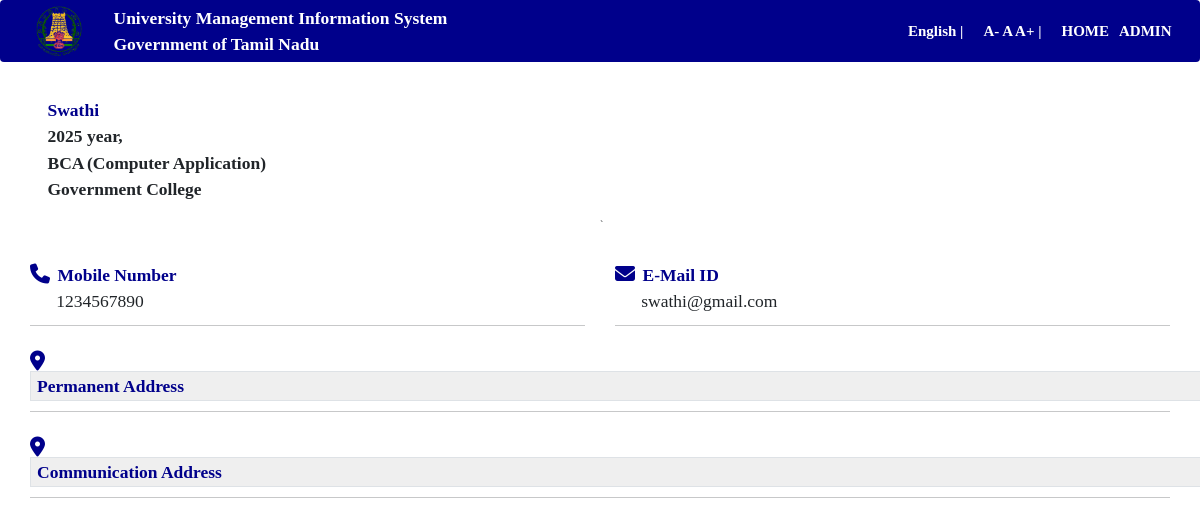
Screenshot of /contact.php?uid=2 with the database file from the repository.
### tables this page shows
CREATE TABLE IF NOT EXISTS `umis_info` (
  `uid` int(11) NOT NULL AUTO_INCREMENT,
  `sname` varchar(20) NOT NULL,
  `aname` varchar(20) NOT NULL,
  `password` varchar(20) NOT NULL,
  `aadhaar` varchar(20) NOT NULL,
  `emis` varchar(20) NOT NULL,
  `dob` varchar(10) NOT NULL,
  `gender` varchar(10) NOT NULL,
  `nationality` varchar(10) NOT NULL,
  `religion` varchar(10) NOT NULL,
  `community` varchar(10) NOT NULL,
  `caste` varchar(20) NOT NULL,
  `blood` varchar(10) NOT NULL,
  `graduate` varchar(10) NOT NULL,
  `quota` varchar(10) NOT NULL,
  `abled` varchar(10) NOT NULL,
  `mobile` varchar(15) NOT NULL,
  `email` varchar(30) NOT NULL,
  `pcountry` varchar(30) NOT NULL,
  `pstate` varchar(30) NOT NULL,
  `plocation` varchar(30) NOT NULL,
  `pdistrict` varchar(30) NOT NULL,
  `ptaluk` varchar(30) NOT NULL,
  `pvillage` varchar(50) NOT NULL,
  `pblock` varchar(30) NOT NULL,
  `ppanchayat` varchar(30) NOT NULL,
  `paddress` text NOT NULL,
  `ccountry` varchar(30) NOT NULL,
  `cstate` varchar(30) NOT NULL,
  `clocation` varchar(30) NOT NULL,
  `cdistrict` varchar(30) NOT NULL,
  `ctaluk` varchar(30) NOT NULL,
  `cvillage` varchar(50) NOT NULL,
  `cpanchayat` varchar(30) NOT NULL,
  `cward` varchar(10) NOT NULL,
  `caddress` text NOT NULL,
  `cjoin` varchar(10) NOT NULL,
  `cstream` varchar(20) NOT NULL,
  `cctype` varchar(20) NOT NULL,
  `ccourse` varchar(20) NOT NULL,
  `cbranch` varchar(30) NOT NULL,
  `cmedium` varchar(15) NOT NULL,
  `cmode` varchar(20) NOT NULL,
  `cadmission` varchar(20) NOT NULL,
  `cad_type` varchar(20) NOT NULL,
  `ccounselling` varchar(20) NOT NULL,
  `crollno` varchar(20) NOT NULL,
  `clateral` varchar(10) NOT NULL,
  `chosteller` varchar(10) NOT NULL,
  `cinstitute` varchar(50) NOT NULL,
  `cyear` varchar(10) NOT NULL,
  `pjoin` varchar(20) NOT NULL,
  `pstream` varchar(20) NOT NULL,
  `pctype` varchar(20) NOT NULL,
  `pcourse` varchar(20) NOT NULL,
  `pbranch` varchar(30) NOT NULL,
  `pmedium` varchar(20) NOT NULL,
  `pmode` varchar(20) NOT NULL,
  `padmission` varchar(20) NOT NULL,
  `pad_type` varchar(20) NOT NULL,
  `prollno` varchar(20) NOT NULL,
  `plateral` varchar(10) NOT NULL,
  `phosteller` varchar(10) NOT NULL,
  `pinstitute` varchar(30) NOT NULL,
  `pyear` varchar(10) NOT NULL,
  `fname` varchar(20) NOT NULL,
  `foccup` varchar(30) NOT NULL,
  `mname` varchar(20) NOT NULL,
  `moccup` varchar(30) NOT NULL,
  `guardian` varchar(20) NOT NULL,
  `orphan` varchar(10) NOT NULL,
  `income` varchar(20) NOT NULL,
  `phno` varchar(20) NOT NULL,
  `accno` varchar(30) NOT NULL,
  `ifsc` varchar(50) NOT NULL,
  `bname` varchar(20) NOT NULL,
  `bbranch` varchar(20) NOT NULL,
  `city` varchar(20) NOT NULL,
  `acctype` varchar(15) NOT NULL,
  `e_name` varchar(20) NOT NULL,
  `e_aname` varchar(20) NOT NULL,
  `e_gender` varchar(10) NOT NULL,
  `e_nationality` varchar(20) NOT NULL,
  `e_religion` varchar(20) NOT NULL,
  `e_community` varchar(20) NOT NULL,
  `e_communityno` varchar(20) NOT NULL,
  `e_caste` varchar(20) NOT NULL,
  `e_graduate` varchar(10) NOT NULL,
  `e_fname` varchar(20) NOT NULL,
  `e_mname` varchar(20) NOT NULL,
  `e_income` varchar(10) NOT NULL,
  `e_incomeno` varchar(20) NOT NULL,
  PRIMARY KEY (`uid`)
);

### contact.php (the view, shortened to what this page needs)
<html>
	<?php
		include "head.php";
		include "config.php";
	?>
<body>
<div class="row">
	<div class="col-md-12">
		<?php include "nav.php";?>
	</div>
</div>
<div class="col-md-12"><br>
		<?php
			$sql="select * from umis_info where uid='{$_GET["uid"]}'";
			$res=$con->query($sql);
			if($res->num_rows>0)
			{
				$rec=$res->fetch_assoc();
			}
		?>
		<form method="post" action="<?php echo $_SERVER["REQUEST_URI"];?>">
		<div class="form-group col-md-12 ">
			<span class="fs-3 fw-bold" style="font-family:Cambria; color:darkblue" >&ensp;&ensp;<?php echo "{$rec["sname"]}";?></span><br>
			<span class="fs-3 fw-bold" style="font-family:Cambria;" >&ensp;&ensp;<?php echo "{$rec["cyear"]}";?> year,</span><br>
			<span class="fs-3 fw-bold" style="font-family:Cambria;" >&ensp;&ensp;<?php echo "{$rec["ccourse"]}";?></span>
			<span class="fs-3 fw-bold" style="font-family:Cambria;" ><?php echo "({$rec["cbranch"]})";?></span><br>
			<span class="fs-3 fw-bold" style="font-family:Cambria;" >&ensp;&ensp;<?php echo "{$rec["cinstitute"]}";?></span>
		</div>
		`<div class="form-group col-md-6 "><br><br><br>
			<span class="fa fa-phone fs-2" style="color:darkblue;"></span>&ensp;
			<span class="fs-3 fw-bold" style="font-family:Cambria; color:darkblue">Mobile Number</span>
			<p class="fs-3" style="font-family:Cambria;">&ensp;&ensp;&ensp;<?php echo "{$rec["mobile"]}";?></p><hr>
		</div>
		<div class="form-group col-md-6"><br><br>
			<span class="fa fa-envelope fs-2" style="color:darkblue;"></span>&ensp;
			<span class="fs-3 fw-bold" style="font-family:Cambria; color:darkblue">E-Mail ID</span>&ensp;
			<p class="fs-3" style="font-family:Cambria;" >&ensp;&ensp;&ensp;<?php echo "{$rec["email"]}";?></p><hr>
		</div>
		<div class="form-group col-md-12">
			<span class="fa fa-map-marker-alt fs-2" style="color:darkblue; "></span>
			<div class="dropdown">
				<button class="dropdown-toggle border" data-toggle="dropdown" ><span class="fs-3 fw-bold" style="font-family:Cambria; color:darkblue; padding-right:1120px">Permanent Address</span></button>
			</div>
		<hr>
		</div>
		<div class="form-group col-md-12">
			<span class="fa fa-map-marker-alt fs-2" style="color:darkblue; "></span>
			<div class="dropdown">
				<button class="dropdown-toggle border" data-toggle="dropdown"><span class="fs-3 fw-bold" style="font-family:Cambria; color:darkblue; padding-right:1080px">Communication Address</span></button>
			</div>
		<hr>
		</div>
</div>
</body>
</html>

### head.php (style rules this page uses)
html, body { max-width: 100%; overflow-x: hidden; font-family:Calibri; }

### rows the page displays
umis_info: sname "Swathi", cyear "2025", ccourse "BCA", cbranch "Computer Application", cinstitute "Government College", mobile "1234567890", email "swathi@gmail.com"
